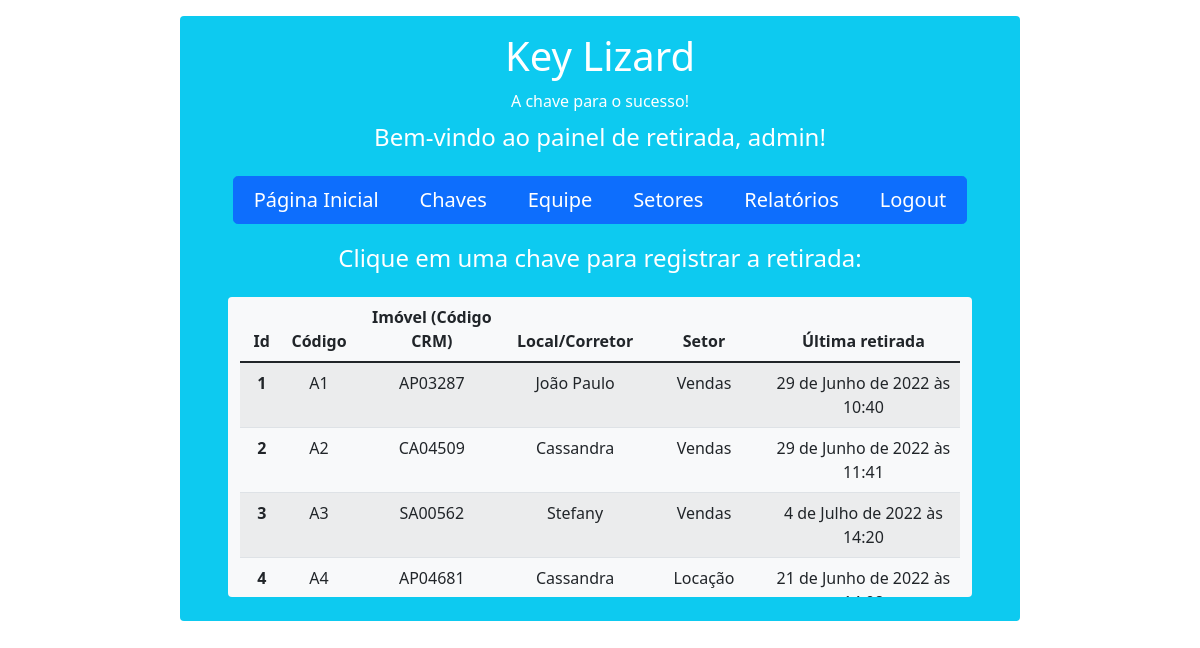
The app's page /usuarios/retirada/ (signed in), older data.
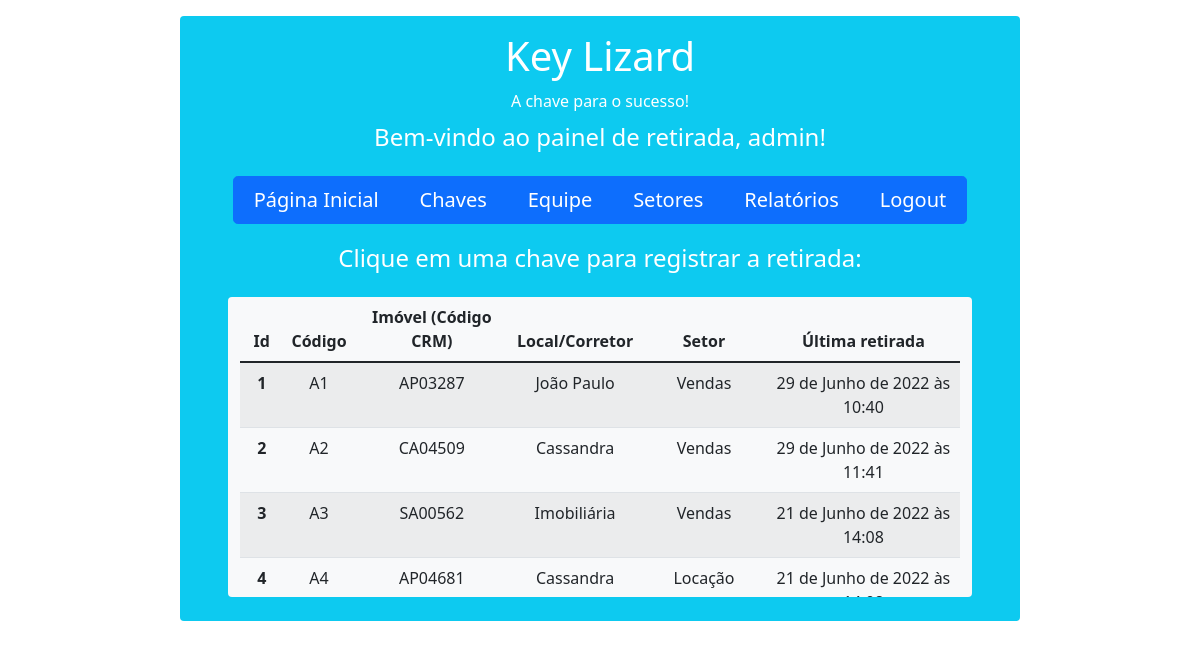
The same page, newer data.
### chaves/models.py (models this page shows, shortened)
class Chave(models.Model):
    usuario = models.ForeignKey(User, on_delete=models.CASCADE)
    corretor = models.ForeignKey(Corretor, on_delete=models.SET_NULL, null=True, default='Imobiliária')
    setor_atribuido = models.ForeignKey(Setor, on_delete=models.SET_NULL, null=True, default='Administrativo')
    codigo = models.CharField(max_length=3)
    codigo_imovel_crm = models.CharField(max_length=30, null=True)
    horario = models.DateTimeField(auto_now_add=True)
    class Meta:
        db_table = 'tb_chaves'
        get_latest_by = 'horario'

### corretores/models.py (models this page shows)
class Corretor(models.Model):
    usuario = models.ForeignKey(User, on_delete=models.CASCADE)
    setor = models.ForeignKey(Setor, on_delete=models.CASCADE)
    nome = models.CharField(max_length=30, default='Imobiliária')
    def __str__(self):
        return self.nome
    class Meta:
        db_table = 'tb_corretores'

### setores/models.py (models this page shows)
class Setor(models.Model):
    usuario = models.ForeignKey(User, on_delete=models.CASCADE)
    nome_setor = models.CharField(max_length=30, default='Administrativo')
    def __str__(self):
        return self.nome_setor
    class Meta:
        db_table = 'tb_setores'

### usuarios/views.py (the view)
# urls.py: path('retirada/', views.selecionar_chave, name='selecionar_chave'),
def selecionar_chave(request):
    id_vendas = Setor.objects.get(nome_setor='Vendas')
    id_locacao = Setor.objects.get(nome_setor='Locação')
    chaves_cadastradas = request.user.chave_set.all()
    chaves_vendas = Chave.objects.filter(setor_atribuido=id_vendas).all()
    chaves_locacao = Chave.objects.filter(setor_atribuido=id_locacao).all()
    context = {
        'chaves_cadastradas': chaves_cadastradas,
        'chaves_vendas': chaves_vendas,
        'chaves_locacao': chaves_locacao
    }
    return render(request, 'retirada/selecionar_chave.html', context=context)

### usuarios/templates/retirada/selecionar_chave.html
{% extends 'base.html' %}
{% block content %}
    <div class="container rounded bg-info text-white mt-3 mb-3" style="max-width: 70%">
        <div class="row mt-3">
            <div class="col align-self-center text-center mt-3">
                <h1>Key Lizard</h1>
            </div>
        </div>
        <div class="row mt-1">
            <div class="col align-self-center text-center">
                <h6>A chave para o sucesso!</h6>
            </div>
        </div>
        {% if not user.is_authenticated %}
            <div class="row mt-3">
                <div class="col align-self-center text-center">
                    <strong>ATENÇÃO:</strong> Você não está logado!
                </div>
            </div>
            <div class="row mt-3">
                <div class="col align-self-center text-center">
                    <p>Para realizar o login: <a href="{% url 'login' %}" style="text-decoration: none">Clique aqui!</a> </p>
                </div>
            </div>
        {% else %}
            <div class="row mt-1 mb-3">
                <div class="col align-self-center text-center">
                    <h4>Bem-vindo ao painel de retirada, {{user.username}}!</h4>
                </div>
            </div>
            <div class="row">
                <div class="col align-self-center text-center">
                    <div class="btn-group btn-group-lg mb-3" style="width: 90%">
                        <a href="{% url 'usuarios:index' %}" class="btn btn-primary">Página Inicial</a>
                        <a href="{% url 'chaves:index_chaves' %}" class="btn btn-primary">Chaves</a>
                        <a href="{% url 'corretores:index_corretores' %}" class="btn btn-primary">Equipe</a>
                        <a href="{% url 'setores:index_setores' %}" class="btn btn-primary">Setores</a>
                        <a href="{% url 'relatorios:index_relatorios' %}" class="btn btn-primary">Relatórios</a>
                        <a href="{% url 'logout' %}" class="btn btn-primary">Logout</a>
                    </div>
                </div>
            </div>
            <div class="row mt-1 mb-3">
                <div class="col align-self-center text-center">
                    <h4>Clique em uma chave para registrar a retirada:</h4>
                </div>
            </div>
            <div class="row">
                <div class="col overflow-scroll rounded align-self-center text-center bg-light mx-5 mb-4"
                     style="max-height: 300px"
                >
                    <table class="table table-striped table-hover">
                        <thead>
                            <tr>
                                <th scope="col">Id</th>
                                <th scope="col">Código</th>
                                <th scope="col">Imóvel (Código CRM)</th>
                                <th scope="col">Local/Corretor</th>
                                <th scope="col">Setor</th>
                                <th scope="col">Última retirada</th>
                            </tr>
                        </thead>
                        <tbody>
                        {% for chave in chaves_cadastradas %}
                            <tr onclick="window.location='{% url 'usuarios:registrar_retirada' chave.pk %}';">
                                <th scope="row">{{ chave.id }}</th>
                                <td>{{ chave.codigo }}</td>
                                <td>{{ chave.codigo_imovel_crm }}</td>
                                <td>{{ chave.corretor }}</td>
                                <td>{{ chave.setor_atribuido }}</td>
                                <td>{{ chave.horario }}</td>
                            </tr>
                        {% endfor %}
                        </tbody>
                    </table>
                </div>
            </div>
        {% endif %}
    </div>
{% endblock %}

Row changes from the older to the newer data that the page shows:
changed Chave "SA00562": corretor "Stefany" → "Imobiliária"; horario "4 de Julho de 2022 às 14:20" → "21 de Junho de 2022 às 14:08"
